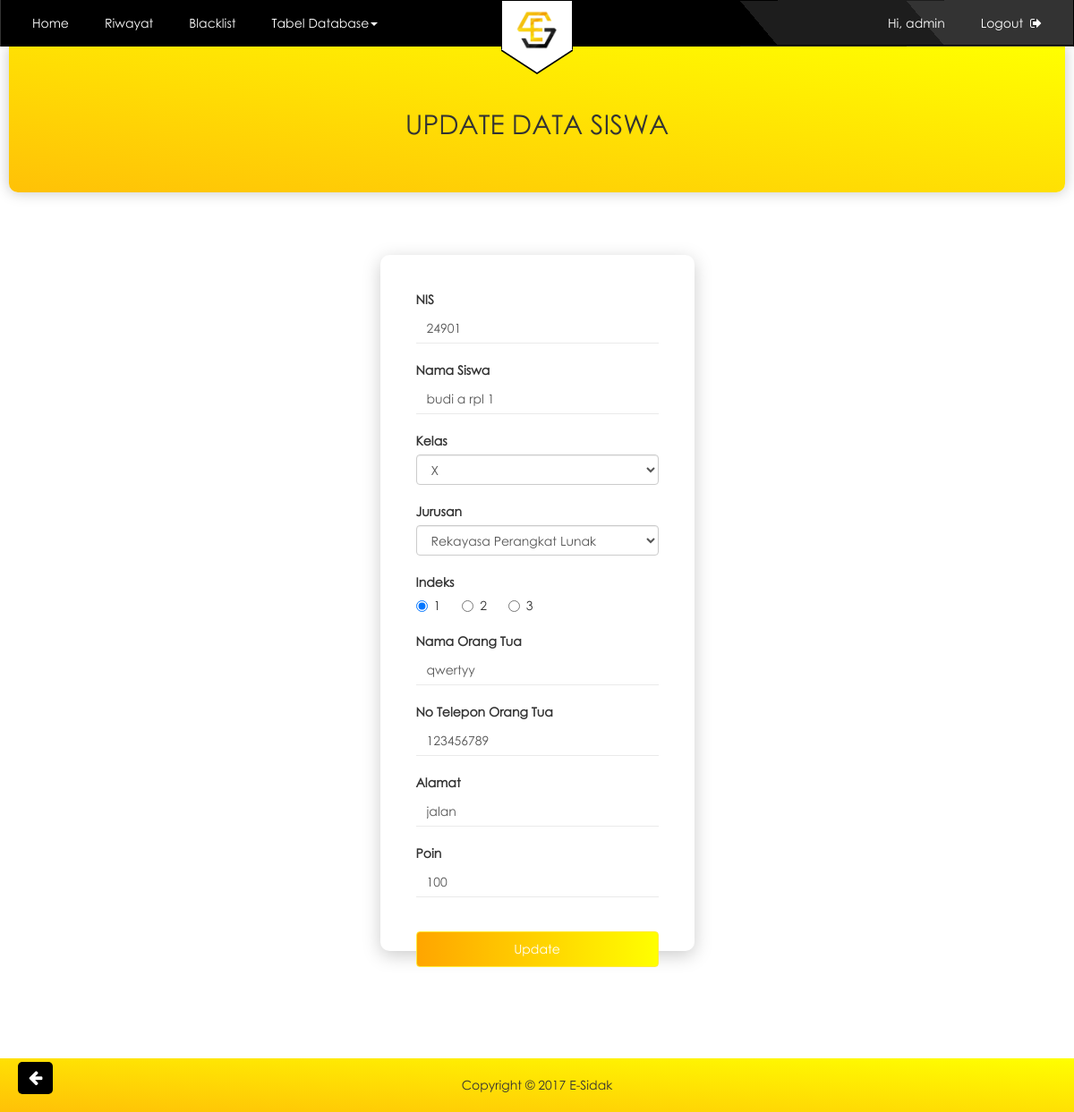
Page /admin/update_datasiswa.php?id=24901 (signed in) on the committed database.
### tables this page shows
CREATE TABLE `user` (
  `id_user` int(12) NOT NULL,
  `nama` varchar(30) NOT NULL,
  `username` varchar(18) NOT NULL,
  `pass` varchar(225) NOT NULL,
  `level` varchar(7) NOT NULL
);

CREATE TABLE `data_siswa` (
  `nis` int(12) NOT NULL,
  `nama_siswa` varchar(26) NOT NULL,
  `id_jurusan` int(8) NOT NULL,
  `kelas` int(5) NOT NULL,
  `indeks` int(5) NOT NULL,
  `nama_ortu` varchar(26) NOT NULL,
  `no_ortu` varchar(14) NOT NULL,
  `alamat` varchar(38) NOT NULL,
  `poin` int(100) NOT NULL
);

### admin/update_datasiswa.php (the view, shortened to what this page needs)
<!DOCTYPE html>
<?php
include "../config/koneksi.php";
if(@$_SESSION['admin'] || @$_SESSION['guru']|| @$_SESSION['osis']) {
?>
<?php
if(@$_SESSION['admin']) {
  $userlogin = @$_SESSION['admin'];
 } else if(@$_SESSION['guru']) {
  $userlogin = @$_SESSION['guru'];
 }else{
  $userlogin = @$_SESSION['osis'];
 }
 $sql = mysqli_query($con,"select * from user where username = '$userlogin'") or die (mysql_error());
 $data = mysqli_fetch_array($sql);
?>
<html>
    <head>
        <link rel="stylesheet" type="text/css" href="../css/bootstrap.min.css">
        <link rel="stylesheet" type="text/css" href="https://cdnjs.cloudflare.com/ajax/libs/font-awesome/4.7.0/css/font-awesome.min.css">
        <link rel="stylesheet" type="text/css" href="../css/style.css">
        <link rel="stylesheet" type="text/css" href="../css/admin.css">
    </head>
    <body>
<nav class="navbar navbar-default navbar-custom">
      <div class="navbar-header">
        <a class="navbar-brand" href="admin_home.php"><img src="../img/esidak2.png" alt=""></a>
      </div>
      <div class="navbar-collapse collapse">
        <ul class="nav navbar-nav navbar-left">
          <li><a href="admin_home.php">Home</a></li>
          <li><a href="riwayat_admin.php">Riwayat</a></li>
          <li><a href="blacklist_admin.php">Blacklist</a></li>
          <li class="dropdown">
            <a href="#" class="dropdown-toggle" data-toggle="dropdown" role="button" aria-haspopup="true" aria-expanded="false">Tabel Database<span class="caret"></span></a>
          </li>
        </ul>
        <ul class="nav navbar-nav navbar-right">
          <li><a href="#u">Hi, <?php echo $data['username']; ?></a></li>
          <li><a href="../config/logout.php">Logout &nbsp;<i class="fa fa-sign-out"></i></a></li>
        </ul>
      </div>
    </nav>
    <div class="container-fluid">
         <div class="jumbotron-list">
           <h2 class="text-center">UPDATE DATA SISWA</h2>
       </div>
     </div>
 <?php
  include ("../config/koneksi.php");
  $id=$_GET['id'];
  $query=mysqli_query($con,"SELECT * FROM data_siswa where nis='$id'");
  while($row=mysqli_fetch_array($query)){
  ?>
    <div class="container-fluid">
      <div class="col-md-12">
        <div class="form-content tambah">
          <form action="../config/update_datasiswa.php?id=<?php echo $row['nis'];?>" method="post">
              <div class="form-group">
                <label>NIS</label>
                <input type="number" class="form-control" name="nis" value="<?php echo $row['nis'];?>"  min="9999" max="99999"  required>
              </div>
              <div class="form-group">
                <label>Nama Siswa</label>
                <input type="text" class="form-control" name="nama_siswa" value="<?php echo $row['nama_siswa'];?>" required>
              </div>
              <div class="form-group">
                <label for="selk">Kelas</label>
                <select class="form-control" name="kelas" id="selk">
                  <?php
                  $kelas = $row['kelas'];
                  if ($kelas == 10 ){
                    echo "<option value='10'>X</option>";
                  }elseif ($kelas == 11) {
                    echo "<option value='11'>XI</option>";
                    echo "<option value='10'>X</option>";
                    echo "<option value='12'>XII</option>";
                  }else{
                    echo "<option value='12'>XII</option>";
                    echo "<option value='10'>X</option>";
                    echo "<option value='11'>XI</option>";
                  }
                  ?>
                </select>
              </div>
              <div class="form-group">
                <label for="selj">Jurusan</label>
                <br>
                <select class="form-control" id="selj" name="id_jurusan" required>
                        <?php
                          $jurusann = $row['id_jurusan'];
                          $queryy=mysqli_query($con,"SELECT * FROM jurusan where id_jurusan='$jurusann'");
                          while($roww=mysqli_fetch_array($queryy)){
                        ?>
                        <option value="<?php echo $roww['id_jurusan']?>"><?php echo $roww['nama_jurusan']?></option>
                        <?php
                        }
                        ?>
              </select>
              </div>
              <div class="form-group">
                <label>Indeks</label><br>
                <?php
                  $indeks = $row['indeks'];
                  if($indeks==1){
                    echo "<label class='radio-inline'><input type='radio' name='indeks' value='1' checked>1</label>
                          <label class='radio-inline'><input type='radio' name='indeks' value='2'>2</label>
                          <label class='radio-inline'><input type='radio' name='indeks' value='3'>3</label>";
                  }else if ($indeks==2) {
                    echo "<label class='radio-inline'><input type='radio' name='indeks' value='1'>1</label>
                          <label class='radio-inline'><input type='radio' name='indeks' value='2' checked>2</label>
                          <label class='radio-inline'><input type='radio' name='indeks' value='3'>3</label>";
                  }else{
                    echo "<label class='radio-inline'><input type='radio' name='indeks' value='1'>1</label>
                          <label class='radio-inline'><input type='radio' name='indeks' value='2'>2</label>
                          <label class='radio-inline'><input type='radio' name='indeks' value='3' checked>3</label>";
                  }
                ?>
              </div>
              <div class="form-group">
                <label>Nama Orang Tua</label>
                <input type="text" class="form-control" name="nama_ortu" value="<?php echo $row['nama_ortu'];?>" required>
              </div>
              <div class="form-group">
                <label>No Telepon Orang Tua</label>
                <input type="number" class="form-control" name="no_ortu" value="<?php echo $row['no_ortu'];?>" required>
              </div>
              <div class="form-group">
                <label>Alamat</label>
                <input type="text" class="form-control" name="alamat" value="<?php echo $row['alamat'];?>" required>
              </div>
              <div class="form-group">
                <label>Poin</label>
                <input type="number" class="form-control" name="poin" value="<?php echo $row['poin'];?>" min="1" max="100" required>
              </div>
              <button type="submit" class="btn">Update</button>
          </form>
        </div>
        <a href="datasiswa_admin.php" class="btn-back"><i class="fa fa-arrow-left"></i></a>
      </div>
    </div>
    <footer>
      <p>Copyright &copy; 2017 E-Sidak</p>
    </footer>
  </body>
</html>
<?php
}
?>
<?php
}
?>

### css/style.css (style rules this page uses)
html,body { font-family: century_gothic; }
.container-fluid { margin: 0; padding: 0 }
.form-content { min-height: 400px; margin: -165px auto; }
.form-content form { position: relative; background: #fff; padding: 40px 40px 0; margin: 0 auto; width: 30%; border-radius: 10px; box-shadow: 0px 5px 20px 0px #ccc; }
.form-content input.form-control { border-radius: 0; border: 0; border-bottom: 1px solid #eaeaea; box-shadow: rgba(0, 0, 0, 0.075) 0px 0px 0px inset; background-color: transparent; }
.form-content .form-group { margin-bottom: 20px; }
.form-content button.btn { background: linear-gradient(to right, orange, yellow); position: relative; color: #fff; bottom: -20px; width: 100%; height: 40px; border: 1px solid #FFEB3B; }
.navbar-custom { background: linear-gradient(50deg , #000 70%,#1d1d1d 0, #1d1d1d 85%, #333333 20%); border-radius: 0; border-color: transparent; margin-bottom: 0; }
.navbar-custom .navbar-nav li a, .navbar-custom-user .navbar-nav li a, .navbar-custom-user .navbar-nav li span { color: #fff; border-radius: 4px; display: block; margin: 10px 5px; padding: 5px 15px; }
.navbar-brand img { border: 1px solid black; background: #fff; margin: 0 auto; width: 80px; padding: 10px 15px 0px; border-top: 0; }
.navbar-brand { padding: 0; width: 100%; position: absolute; border-bottom: 1px solid #000; }
.navbar-default .navbar-collapse { border: 0; }
.navbar-brand::after { content:''; position:relative; top: -1.4px; border-style:solid; border-width: 26px 40px 0; border-color: #fff transparent; width:0; display:block; margin:0 auto; }
.navbar-brand::before { content:''; position:absolute; left:50%; top: 141%; border-style:solid; border-width: 26px 40px 0; border-color: #000 transparent; width:0; transform:translate(-50%, -50%); }
.navbar-right { margin-right: 0px; }
.form-group label { margin-right: 10px; }
.jumbotron-list { background: linear-gradient(to top right, #FFC107,yellow); margin-bottom: 50px; padding: 50px 15px; margin: 0 10px 30px; border-radius: 0 0 10px 10px; box-shadow: 0px 0px 15px 1px #ccc; }
footer { background: linear-gradient(to top right, #FFC107,yellow); padding: 20px; margin-top: 80px; text-align: center; }
footer p { margin: 0; }

### css/admin.css (style rules this page uses)
.form-content.tambah { margin: 40px 0; }
.form-content.tambah button.btn { bottom: -18px; }
.btn-back { position: fixed; left: 20px; bottom: 20px; background: #000; border: 0; color: #fff; padding: 5px 12px; font-size: 18px; border-radius: 5px; }

### rows in the picture
user: username "admin"
data_siswa: nis "24901", nama_siswa "budi a rpl 1", kelas "X", nama_ortu "qwertyy", no_ortu "123456789", alamat "jalan", poin "100"

### other values in the picture
form field id_jurusan "Rekayasa Perangkat Lunak"
